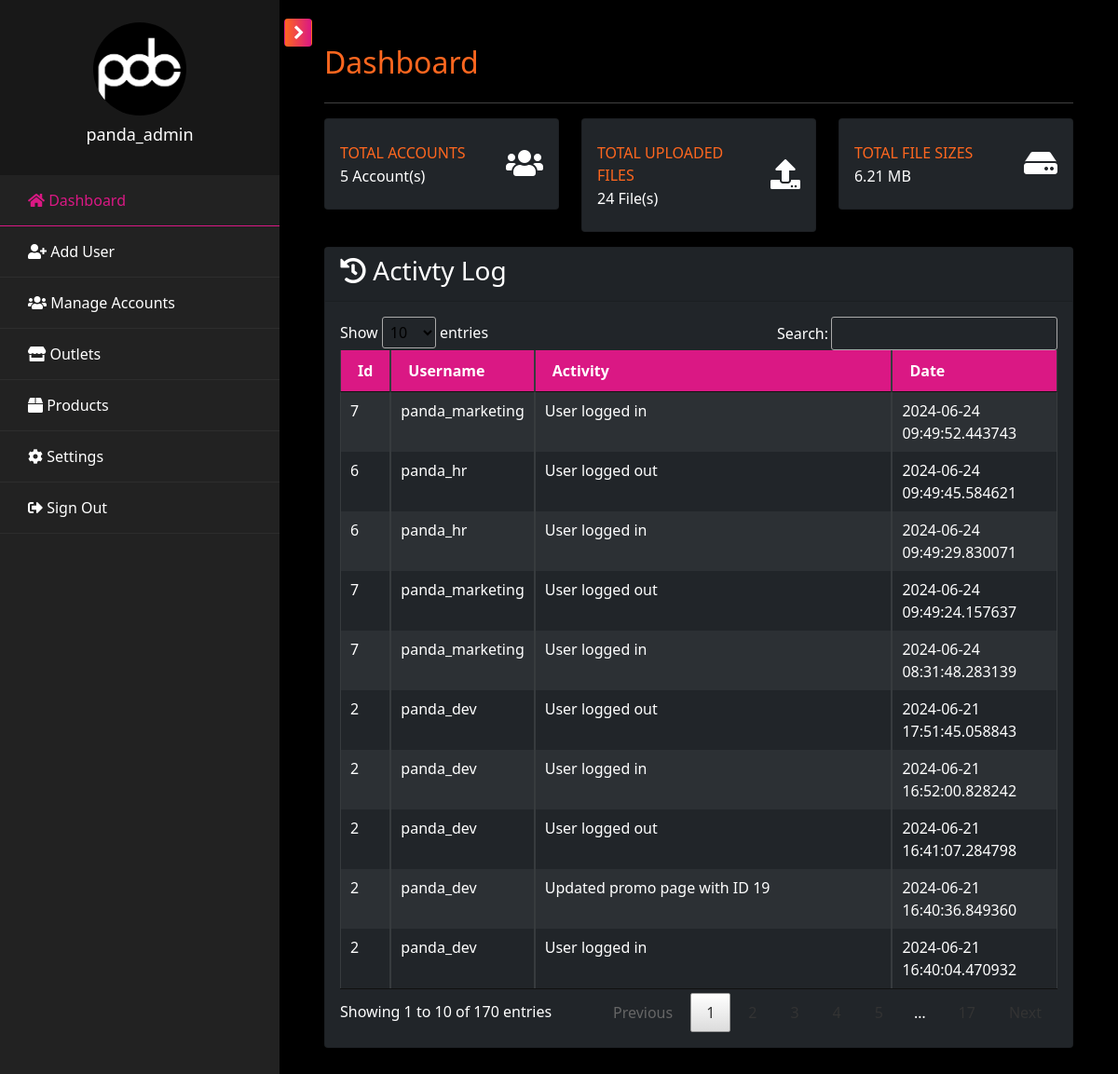
The app's page /pages/admin/admin.dashboard.php (signed in), older data.
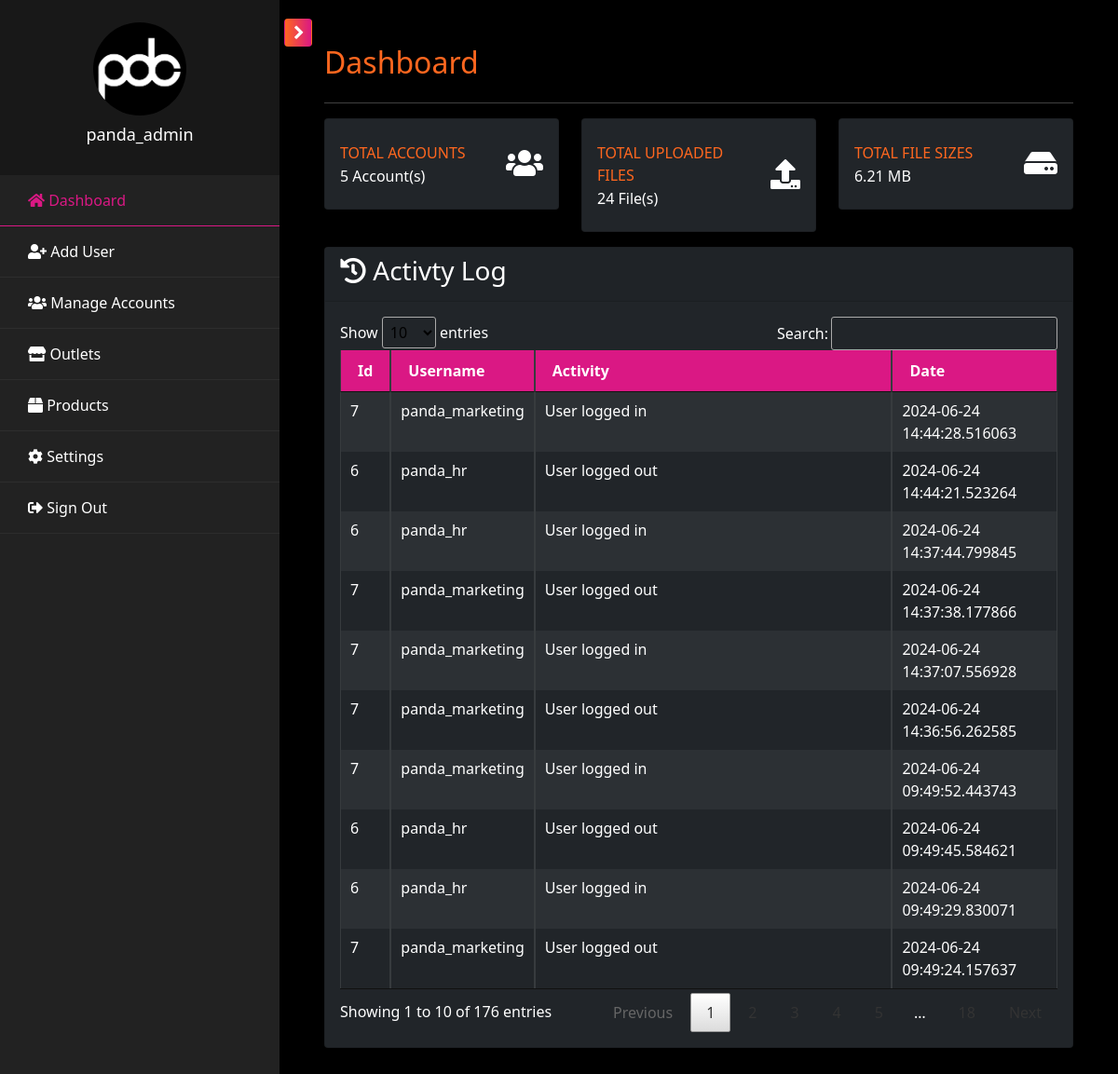
The same page, newer data.
### tables this page shows
CREATE TABLE `tbl_activity` (
  `id` int(100) NOT NULL,
  `user_id` varchar(100) NOT NULL,
  `activity` varchar(2000) NOT NULL,
  `type` varchar(100) NOT NULL,
  `date_posted` datetime(6) NOT NULL DEFAULT current_timestamp(6)
);

CREATE TABLE `tbl_user` (
  `id` int(11) NOT NULL,
  `username` varchar(100) NOT NULL,
  `password` varchar(255) NOT NULL,
  `role` enum('admin','support','dev','marketing','hr','outlet') NOT NULL,
  `branch` varchar(100) DEFAULT NULL,
  `status` enum('Active','Inactive') NOT NULL DEFAULT 'Active',
  `created` datetime(6) DEFAULT current_timestamp(6),
  `updated` datetime(6) DEFAULT current_timestamp(6) ON UPDATE current_timestamp(6)
);

### pages/admin/admin.dashboard.php (the view, shortened to what the changed rows need)
<?php include('admin.header.php'); ?>
            <div id="content" class="p-4 p-md-5 pt-5">
                <h2 class="mb-4 text-orange">Dashboard</h2>
                <div class="row">
                    <div class="col-lg-4 col-md-6 col-sm-6 col-12 mb-3">
                        <div class="card py-2 bg-dark">
                            <div class="card-body">
                                <div class="row no-gutters align-items-center">
                                    <div class="col mr-0">
                                        <div class="text-xs font-weight-bold text-orange text-uppercase mb-1">Total Accounts</div>
                                        <div class="h6 mb-0">
                                            <?php
                                                $acc_qry = "SELECT COUNT(*) FROM tbl_user WHERE status='Active'";
                                                $result = mysqli_query($conn, $acc_qry) or die(mysqli_error($db));
                                                while ($row = mysqli_fetch_array($result)) {
                                                    if($row[0] <= 0) {
                                                        echo "0";
                                                    }
                                                    else {
                                                        echo "$row[0]";
                                                    }
                                                }
                                            ?>&nbsp;Account(s)
                                        </div>
                                    </div>
                                </div>
                            </div>
                        </div>
                    </div>
                </div>
                <div class="card bg-dark">
                    <div class="card-body">
                        <div class="table-responsive">
                            <table class="table table-bordered table-striped table-dark table-sm w-100" id="al_table">
                                <thead>
                                    <tr>
                                        <th>Id</th>
                                        <th>Username</th>
                                        <th>Activity</th>
                                        <th>Date</th>
                                    </tr>
                                </thead>
                                <tbody>
                                    <?php
                                        $activity_qry = mysqli_query($conn, "SELECT a.*, u.id as userid, u.username FROM tbl_activity a INNER JOIN tbl_user u ON a.user_id = u.id ORDER BY date_posted DESC");
                                        while($rows=mysqli_fetch_array($activity_qry)){
                                    ?>
                                        <tr>
                                            <td><?php echo $rows["userid"]; ?></td>
                                            <td><?php echo $rows["username"]; ?></td>
                                            <td><?php echo $rows["activity"]; ?></td>
                                            <td><?php echo $rows["date_posted"]; ?></td>
                                        </tr>
                                    <?php } ?>
                                </tbody>
                            </table>
                        </div>
                    </div>
                </div>
            </div>
<?php include('admin.footer.php'); ?>

Row changes from the older to the newer data that the page shows:
no longer on this page (row unchanged): tbl_activity: user "7", user.username "panda_marketing", activity "User logged in", date_posted "2024-06-24 08:31:48.283139"
no longer on this page (row unchanged): tbl_activity: user "2", user.username "panda_dev", activity "User logged out", date_posted "2024-06-21 17:51:45.058843"
no longer on this page (row unchanged): tbl_activity: user "2", user.username "panda_dev", activity "User logged in", date_posted "2024-06-21 16:52:00.828242"
no longer on this page (row unchanged): tbl_activity: user "2", user.username "panda_dev", activity "User logged out", date_posted "2024-06-21 16:41:07.284798"
no longer on this page (row unchanged): tbl_activity: user "2", user.username "panda_dev", activity "Updated promo page with ID 19", date_posted "2024-06-21 16:40:36.849360"
no longer on this page (row unchanged): tbl_activity: user "2", user.username "panda_dev", activity "User logged in", date_posted "2024-06-21 16:40:04.470932"
added tbl_activity: user "7", user.username "panda_marketing", activity "User logged in", date_posted "2024-06-24 14:44:28.516063"
added tbl_activity: user "6", user.username "panda_hr", activity "User logged out", date_posted "2024-06-24 14:44:21.523264"
added tbl_activity: user "6", user.username "panda_hr", activity "User logged in", date_posted "2024-06-24 14:37:44.799845"
added tbl_activity: user "7", user.username "panda_marketing", activity "User logged out", date_posted "2024-06-24 14:37:38.177866"
added tbl_activity: user "7", user.username "panda_marketing", activity "User logged in", date_posted "2024-06-24 14:37:07.556928"
added tbl_activity: user "7", user.username "panda_marketing", activity "User logged out", date_posted "2024-06-24 14:36:56.262585"
Text that changed along with them:
text written by a page script: "Show entries Search: Showing 1 to 10 of 170 entries Previous 1 …" → "Show entries Search: Showing 1 to 10 of 176 entries Previous 1 …"
